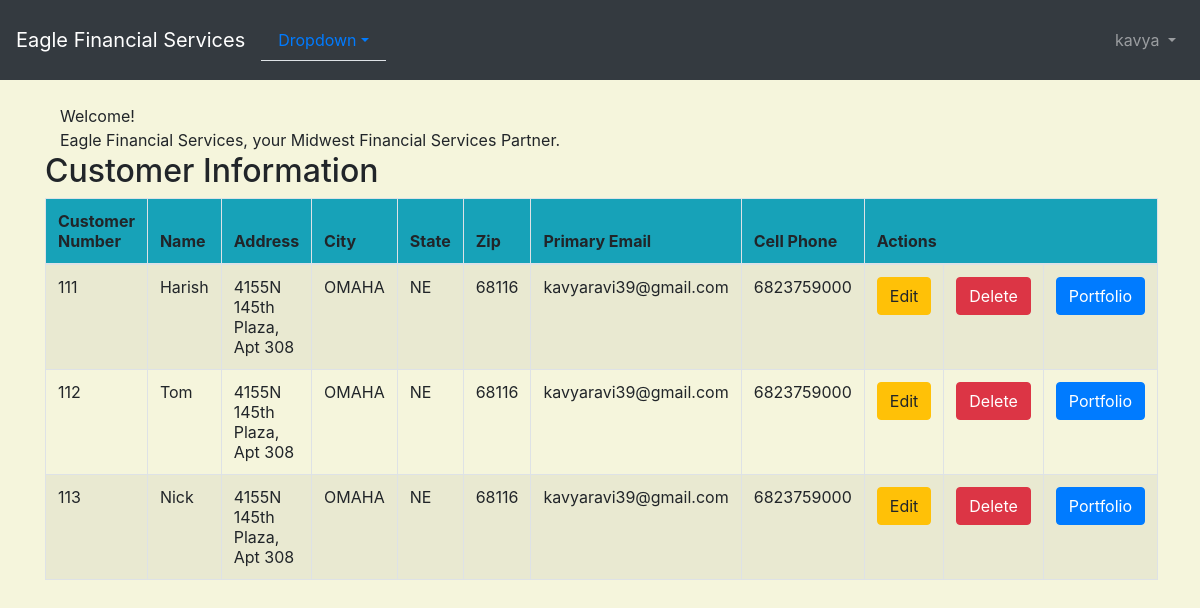
Screenshot of /customer_list (signed in) with the database file from the repository.
### efsusers/models.py (models this page shows, shortened)
class CustomUser(AbstractUser):
    first_name = models.CharField(max_length=20)
    last_name = models.CharField(max_length=20)
    email = models.EmailField(max_length=25)
    is_customer = models.BooleanField('customer', default=True)
    is_FinancialAdvisor = models.BooleanField('FinancialAdvisor', default=False,
                                              help_text='check it if you want to sign up as Financial Advisor')

### portfolio/models.py (models this page shows, shortened)
class Customer(models.Model):
    name = models.CharField(max_length=50)
    address = models.CharField(max_length=200)
    cust_number = models.IntegerField(blank=False, null=False)
    city = models.CharField(max_length=50)
    state = models.CharField(max_length=50)
    zipcode = models.CharField(max_length=10)
    email = models.EmailField(max_length=200)
    cell_phone = models.CharField(max_length=50)
    created_date = models.DateTimeField(
        default=timezone.now)
    updated_date = models.DateTimeField(auto_now_add=True)

### portfolio/views.py (the view)
# urls.py: path('customer_list', views.customer_list, name='customer_list'),
@login_required
def customer_list(request):
    customer = Customer.objects.filter(created_date__lte=timezone.now())
    return render(request, 'portfolio/customer_list.html',
                  {'customers': customer})

### portfolio/templates/portfolio/customer_list.html (shortened to what this page needs)
{% extends 'portfolio/base.html' %}
{% block content %}
    <body>
    <div class="container">
        <div class="row">
            <div class="col-md-10 col-md-offset-1">
                <div class="panel panel-primary">
                    <div class="panel-heading">Welcome!</div>
                    <div class="panel-body">
                        Eagle Financial Services, your Midwest Financial Services Partner.
                    </div>
                </div>
            </div>
        </div>
    </div>
    {% if request.user.is_superuser or request.user.is_FinancialAdvisor %}
    <div class="row">
        <h2 style="padding-left: 15Px">Customer Information</h2>
    </div>
    <div>
        <table class="table table-striped table-bordered table-hover">
            <thead>
            <tr class="bg-info">
                <th>Customer Number</th>
                <th>Name</th>
                <th>Address</th>
                <th>City</th>
                <th>State</th>
                <th>Zip</th>
                <th>Primary Email</th>
                <th>Cell Phone</th>
                <th colspan="3">Actions</th>
            </tr>
            </thead>
            <tbody>
            {% for customer in customers %}
                <tr>
                    <td>{{ customer.cust_number }}</td>
                    <td>{{ customer.name }}</td>
                    <td>{{ customer.address }}</td>
                    <td>{{ customer.city }}</td>
                    <td>{{ customer.state }}</td>
                    <td>{{ customer.zipcode }}</td>
                    <td>{{ customer.email }}</td>
                    <td>{{ customer.cell_phone }}</td>
                    <td><a href= "{% url 'portfolio:customer_edit' pk=customer.pk %}"  class="btn btn-warning">Edit</a>
                    <td><a href="{% url 'portfolio:customer_delete' pk=customer.pk %}"
                           onclick="return confirm('Are you sure you want to delete?')"
                           class="btn btn-danger">Delete</a>
                    </td>
                    <td><a href=""
                           class="btn btn-primary">Portfolio</a>
                </tr>
            {% endfor %}
            </tbody>
        </table>
    </div>
{% endif  %}
{% endblock %}

### portfolio/templates/portfolio/base.html (shortened to what this page needs)
<html lang="en">
  <head>
    <link rel="stylesheet" href="https://stackpath.bootstrapcdn.com/bootstrap/4.1.3/css/bootstrap.min.css">
  </head>
    <body>
    <nav class="navbar navbar-expand-md navbar-dark bg-dark mb-4" style=" height: 80px;">
      <a class="navbar-brand" href="{% url 'portfolio:home' %}">Eagle Financial Services</a>
        <ul class="nav nav-tabs" id="myTab" role="tablist">
         <li class="nav-item dropdown">
              <a class="nav-link dropdown-toggle" data-toggle="dropdown" href="#" role="button" aria-haspopup="true" aria-expanded="false">Dropdown</a>
        </li>
        </ul>
      <div class="collapse navbar-collapse" id="navbarCollapse">
        {% if user.is_authenticated %}
          <ul class="navbar-nav ml-auto">
            <li class="nav-item">
              <a class="nav-link dropdown-toggle" href="#" id="userMenu"\
              data-toggle="dropdown" aria-haspopup="true" aria-expanded\
              ="false">
                {{ user.username }}
              </a>
            </li>
          </ul>
        {% endif %}
      </div>
    </nav>
    <div class="container">
      {% block content %}
      {% endblock content %}
    </div>
  </body>
</html>

### portfolio/templates/portfolio/customer_list.html (style rules this page uses)
body { background-color: beige; }

### rows the page displays
CustomUser: username "kavya"
Customer: cust_number "111", name "Harish", address "4155N 145th Plaza, Apt 308", city "OMAHA", state "NE", zipcode "68116", email "kavyaravi39@gmail.com", cell_phone "6823759000"
Customer: cust_number "112", name "Tom", address "4155N 145th Plaza, Apt 308", city "OMAHA", state "NE", zipcode "68116", email "kavyaravi39@gmail.com", cell_phone "6823759000"
Customer: cust_number "113", name "Nick", address "4155N 145th Plaza, Apt 308", city "OMAHA", state "NE", zipcode "68116", email "kavyaravi39@gmail.com", cell_phone "6823759000"
